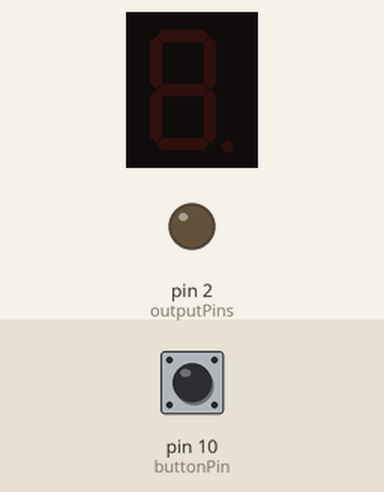
The sketch below on a simulated Arduino Uno, built with avr-gcc and run on an emulated ATmega328P. Parts: 1-digit seven-segment display, output pins drawn as LEDs (lit = HIGH). Wiring (inferred from the names in the program): 1-digit 7-segment display, segments lit when HIGH: segments pin 8, pin 9, pin 3, pin 4, pin 5, pin 7, pin 6. The inputs (shaded band) are chosen by the test bench; at power-on: pin 10 (buttonPin) LOW. The segment pins are drawn as the display they are named for; pins used as bus, display or sensor lines are not drawn.

Above: at 1.2 s.
1.3 s: pin 10 (buttonPin) pulled HIGH for 0.15 s
At 2.5 s:
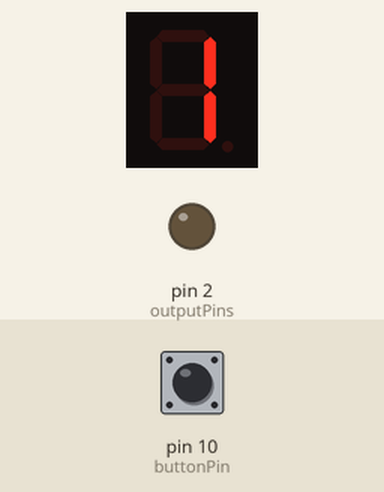
2.9 s: pin 10 (buttonPin) pulled HIGH for 1 s
At 3.9 s:
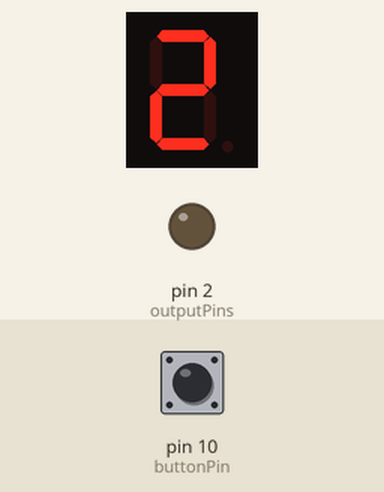
5.4 s: pin 10 (buttonPin) pulled HIGH for 0.15 s
At 5.8 s:
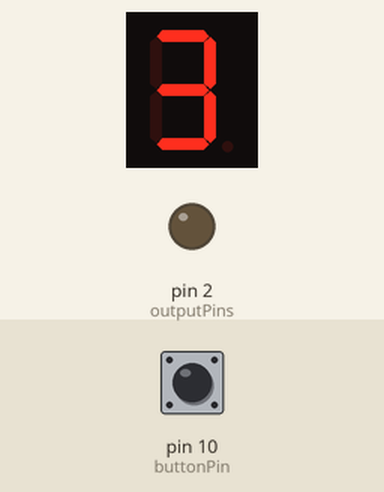
7.0 s: pin 10 (buttonPin) pulled HIGH for 3.2 s
At 8.2 s:
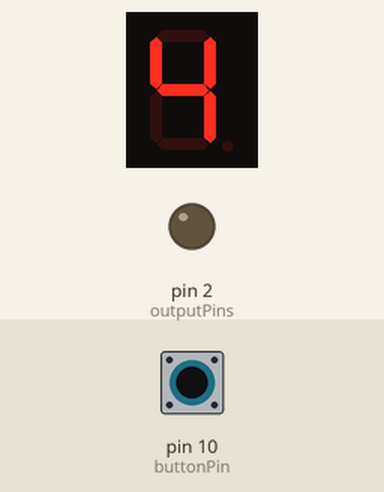
11.7 s: pin 10 (buttonPin) pulled HIGH for 0.15 s
At 12.9 s:
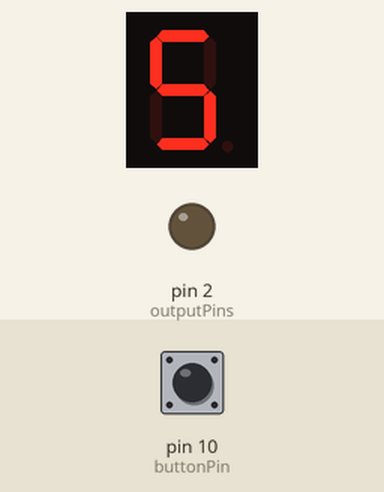
13.3 s: pin 10 (buttonPin) pulled HIGH for 1 s
At 14.3 s:
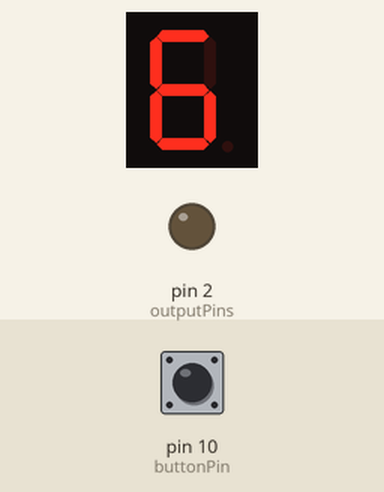
Timing chart, 0 to 16.3 s (numbered marks = the images above; inputs shaded):
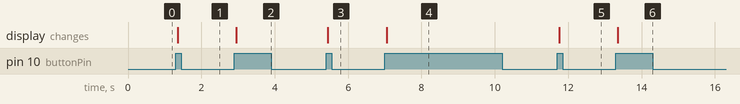

The sketch:

E4.ino
```cpp
/*
* Each time you press the button, the number displayed on the 7-segment
* display increases by 1. The display should return to “0” after “9”. Define each
* number display as a function
*/
// Pin definitions
int a = 8;
int b = 9;
int c = 3;
int d = 4;
int e = 5;
int f = 7;
int g = 6;
int dp = 2; // Decimal point (not used here but can be implemented)

// Button Pin
int buttonPin = 10; // Button connected to pin 10

// Variables
int currentNumber = 0;
int lastButtonState = LOW;
int buttonState = LOW;
unsigned long lastDebounceTime = 0;
unsigned long debounceDelay = 50; // debounce delay in milliseconds

// 7-Segment Display Pins
int outputPins[] = {a, b, c, d, e, f, g, dp};

void setup() {
    Serial.begin(9600);

    // Set the pins as output
    for (int i = 0; i < sizeof(outputPins) / sizeof(outputPins[0]); i++) {
        pinMode(outputPins[i], OUTPUT);
    }

    // Set the button pin as input
    pinMode(buttonPin, INPUT);
}

void loop() {
    // Read the button state
    int reading = digitalRead(buttonPin);

    // Check if the button state has changed
    if (reading != lastButtonState) {
        lastDebounceTime = millis();
    }

    // If the button has been pressed and debounce time has passed
    if ((millis() - lastDebounceTime) > debounceDelay) {
        // If the button state has changed and is now HIGH (pressed)
        if (reading == HIGH && buttonState == LOW) {
            // Increment the current number, wrap around at 10
            currentNumber++;
            if (currentNumber > 9) {
                currentNumber = 0;
            }

            // Display the new number on the 7-segment display
            displayNumber(currentNumber);
        }
        buttonState = reading;
    }

    lastButtonState = reading;
}

// Function to display a number (0-9) on the 7-segment display
void displayNumber(int num) {
    // Turn off all segments first
    clearDisplay();

    switch (num) {
        case 0:
            display0();
            break;
        case 1:
            display1();
            break;
        case 2:
            display2();
            break;
        case 3:
            display3();
            break;
        case 4:
            display4();
            break;
        case 5:
            display5();
            break;
        case 6:
            display6();
            break;
        case 7:
            display7();
            break;
        case 8:
            display8();
            break;
        case 9:
            display9();
            break;
    }
}

// Functions to display each digit (0-9)
void display0() {
    digitalWrite(a, HIGH);
    digitalWrite(b, HIGH);
    digitalWrite(c, HIGH);
    digitalWrite(d, HIGH);
    digitalWrite(e, HIGH);
    digitalWrite(f, HIGH);
    digitalWrite(g, LOW);  // Turn off the middle segment
}

void display1() {
    digitalWrite(a, LOW);
    digitalWrite(b, HIGH);
    digitalWrite(c, HIGH);
    digitalWrite(d, LOW);
    digitalWrite(e, LOW);
    digitalWrite(f, LOW);
    digitalWrite(g, LOW);
}

void display2() {
    digitalWrite(a, HIGH);
    digitalWrite(b, HIGH);
    digitalWrite(c, LOW);
    digitalWrite(d, HIGH);
    digitalWrite(e, HIGH);
    digitalWrite(f, LOW);
    digitalWrite(g, HIGH);
}

void display3() {
    digitalWrite(a, HIGH);
    digitalWrite(b, HIGH);
    digitalWrite(c, HIGH);
    digitalWrite(d, HIGH);
    digitalWrite(e, LOW);
    digitalWrite(f, LOW);
    digitalWrite(g, HIGH);
}

void display4() {
    digitalWrite(a, LOW);
    digitalWrite(b, HIGH);
    digitalWrite(c, HIGH);
    digitalWrite(d, LOW);
    digitalWrite(e, LOW);
    digitalWrite(f, HIGH);
    digitalWrite(g, HIGH);
}

void display5() {
    digitalWrite(a, HIGH);
    digitalWrite(b, LOW);
    digitalWrite(c, HIGH);
    digitalWrite(d, HIGH);
    digitalWrite(e, LOW);
    digitalWrite(f, HIGH);
    digitalWrite(g, HIGH);
}

void display6() {
    digitalWrite(a, HIGH);
    digitalWrite(b, LOW);
    digitalWrite(c, HIGH);
    digitalWrite(d, HIGH);
    digitalWrite(e, HIGH);
    digitalWrite(f, HIGH);
    digitalWrite(g, HIGH);
}

void display7() {
    digitalWrite(a, HIGH);
    digitalWrite(b, HIGH);
    digitalWrite(c, HIGH);
    digitalWrite(d, LOW);
    digitalWrite(e, LOW);
    digitalWrite(f, LOW);
    digitalWrite(g, LOW);
}

void display8() {
    digitalWrite(a, HIGH);
    digitalWrite(b, HIGH);
    digitalWrite(c, HIGH);
    digitalWrite(d, HIGH);
    digitalWrite(e, HIGH);
    digitalWrite(f, HIGH);
    digitalWrite(g, HIGH);
}

void display9() {
    digitalWrite(a, HIGH);
    digitalWrite(b, HIGH);
    digitalWrite(c, HIGH);
    digitalWrite(d, HIGH);
    digitalWrite(e, LOW);
    digitalWrite(f, HIGH);
    digitalWrite(g, HIGH);
}

// Function to turn off all segments
void clearDisplay() {
    for (int i = 0; i < sizeof(outputPins) / sizeof(outputPins[0]); i++) {
        digitalWrite(outputPins[i], LOW);
    }
}
```

Measured:
- after the input at 1.3 s, the display: changes after 0.05 s (image 1)
- after the input at 2.9 s, the display: changes after 0.05 s (image 2)
- after the input at 5.4 s, the display: changes after 0.05 s (image 3)
- after the input at 7.0 s, the display: changes after 0.05 s (image 4)
- after the input at 11.7 s, the display: changes after 0.05 s (image 5)
- after the input at 13.3 s, the display: changes after 0.05 s (image 6)
